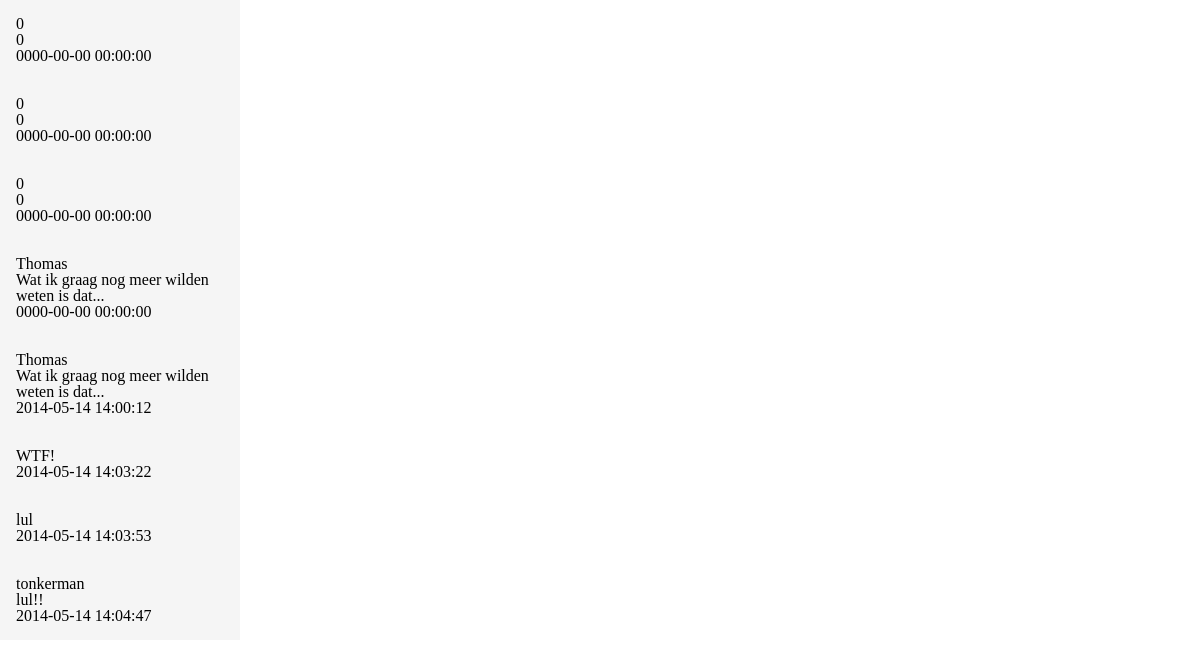
/CM/index.php, run on the app's committed database.
### tables this page shows
CREATE TABLE IF NOT EXISTS `chats` (
  `id` int(11) NOT NULL AUTO_INCREMENT,
  `klantnummer` text NOT NULL,
  `content` text NOT NULL,
  `datum` timestamp NOT NULL DEFAULT CURRENT_TIMESTAMP,
  `tijd` int(11) NOT NULL,
  PRIMARY KEY (`id`),
  UNIQUE KEY `id` (`id`)
);

### CM/index.php (the view, shortened to what this page needs)
<?php
	include('modules/connection.php');
?>
<!DOCTYPE HTML>
<html>
<head>
    <link rel="stylesheet" href="css/reset.css">
    <link rel="stylesheet" href="css/screen.css">
</head>
<body>
<section id="cue">
	<?php
    $result = mysqli_query($db,"SELECT * FROM chats");
    while($row = mysqli_fetch_array($result)) {
      echo "<section class='chat'>";
	  echo "<h2>".$row['klantnummer']."</h2>";
	  echo "<h2>".$row['content']."</h2>";
	  echo "<small>".$row['datum']."</small>";
	  echo "</section>";
    }
    ?>
</section>
</body>
</html>

### CM/css/screen.css (style rules this page uses)
section#cue { background: #F5F5F5; width: 20%; height: 100%; }
section#cue .chat { padding: 1rem; }

### data on the page
chats: klantnummer "0", content "0", datum "0000-00-00 00:00:00"
chats: klantnummer "0", content "0", datum "0000-00-00 00:00:00"
chats: klantnummer "0", content "0", datum "0000-00-00 00:00:00"
chats: klantnummer "Thomas", content "Wat ik graag nog meer wilden weten is dat...", datum "0000-00-00 00:00:00"
chats: klantnummer "Thomas", content "Wat ik graag nog meer wilden weten is dat...", datum "2014-05-14 14:00:12"
chats: content "WTF!", datum "2014-05-14 14:03:22"
chats: content "lul", datum "2014-05-14 14:03:53"
chats: klantnummer "tonkerman", content "lul!!", datum "2014-05-14 14:04:47"
